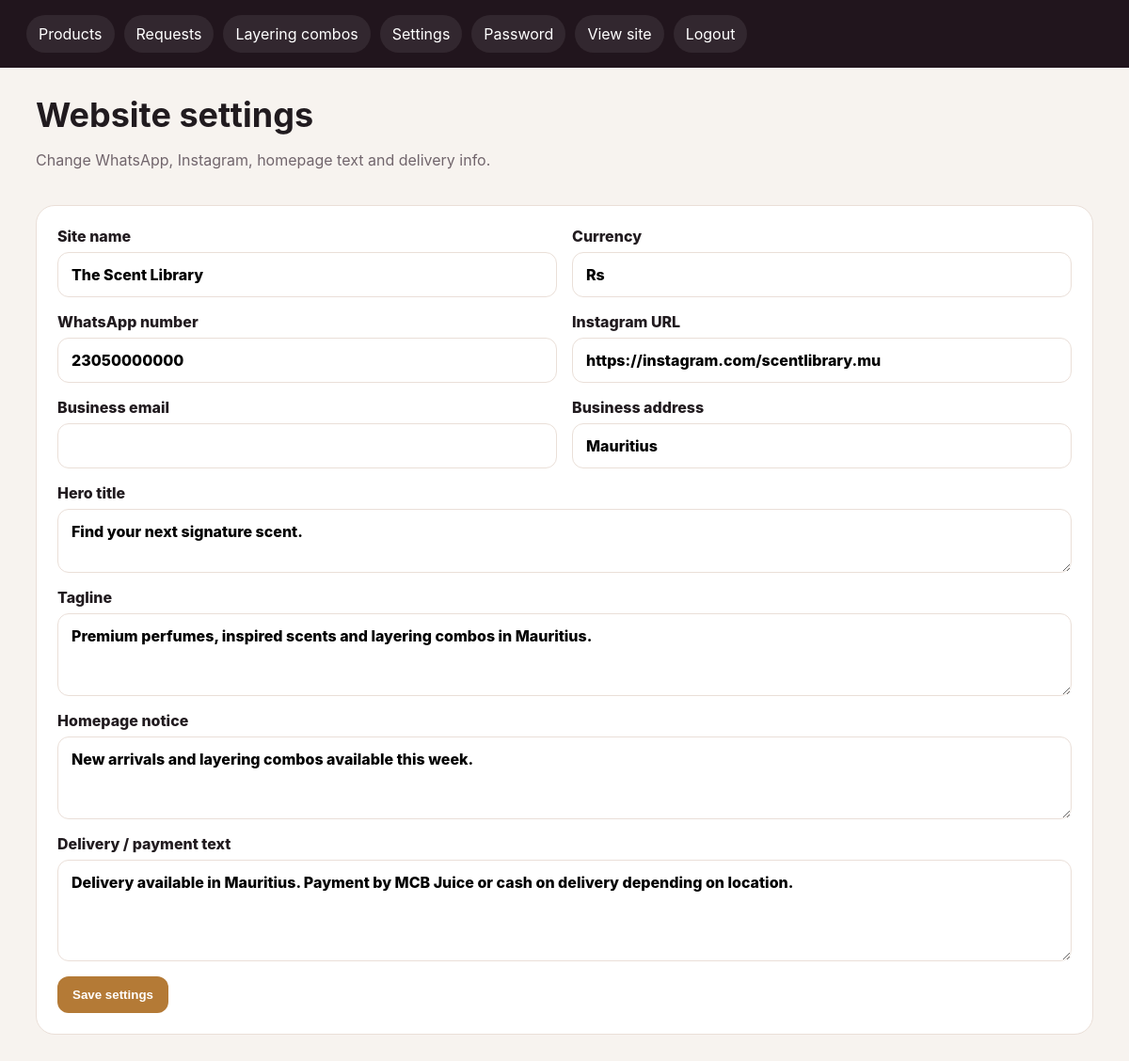
The app's page /admin/settings (signed in) with its own data.
### tables this page shows
CREATE TABLE settings (
            key TEXT PRIMARY KEY,
            value TEXT NOT NULL
        );

### app.py (the view, shortened to what this page needs)
@app.route("/admin/settings", methods=["GET", "POST"])
@login_required
def admin_settings():
    keys = [
        "site_name", "hero_title", "tagline", "whatsapp_number", "instagram_url",
        "currency", "business_email", "business_address", "delivery_text", "homepage_notice"
    ]
    settings = {row["key"]: row["value"] for row in get_db().execute("SELECT * FROM settings").fetchall()}
    return render_template("admin/settings.html", settings=settings)

### app.py (called while the page is built)
def get_db():
    if "db" not in g:
        g.db = sqlite3.connect(DB_PATH)
        g.db.row_factory = sqlite3.Row
    return g.db

def login_required(view):
    @wraps(view)
    def wrapped_view(*args, **kwargs):
        if not session.get("admin_id"):
            return redirect(url_for("admin_login", next=request.path))
        return view(*args, **kwargs)
    return wrapped_view

def setting(key, default=""):
    row = get_db().execute("SELECT value FROM settings WHERE key = ?", (key,)).fetchone()
    return row["value"] if row else default

@app.context_processor
def inject_globals():
    return {
        "site_name": setting("site_name", "The Scent Library"),
        "hero_title": setting("hero_title", "Find your next signature scent."),
        "tagline": setting("tagline", "Premium perfumes, inspired scents and layering combos in Mauritius."),
        "whatsapp_number": setting("whatsapp_number", "23050000000"),
        "instagram_url": setting("instagram_url", "https://instagram.com/scentlibrary.mu"),
        "currency": setting("currency", "Rs"),
        "business_email": setting("business_email", ""),
        "business_address": setting("business_address", "Mauritius"),
        "quote_plus": quote_plus,
        "slugify": slugify,
    }

### templates/admin/settings.html
{% extends "admin/base_admin.html" %}
{% block content %}
<div class="admin-header">
  <div><h1>Website settings</h1><p>Change WhatsApp, Instagram, homepage text and delivery info.</p></div>
</div>
<form class="form-grid" method="post">
  <label>Site name<input name="site_name" value="{{ settings.get('site_name','') }}"></label>
  <label>Currency<input name="currency" value="{{ settings.get('currency','Rs') }}"></label>
  <label>WhatsApp number<input name="whatsapp_number" value="{{ settings.get('whatsapp_number','') }}" placeholder="2305xxxxxxx"></label>
  <label>Instagram URL<input name="instagram_url" value="{{ settings.get('instagram_url','') }}"></label>
  <label>Business email<input name="business_email" value="{{ settings.get('business_email','') }}"></label>
  <label>Business address<input name="business_address" value="{{ settings.get('business_address','') }}"></label>
  <label class="wide">Hero title<textarea name="hero_title" rows="2">{{ settings.get('hero_title','') }}</textarea></label>
  <label class="wide">Tagline<textarea name="tagline" rows="3">{{ settings.get('tagline','') }}</textarea></label>
  <label class="wide">Homepage notice<textarea name="homepage_notice" rows="3">{{ settings.get('homepage_notice','') }}</textarea></label>
  <label class="wide">Delivery / payment text<textarea name="delivery_text" rows="4">{{ settings.get('delivery_text','') }}</textarea></label>
  <div class="wide"><button class="button" type="submit">Save settings</button></div>
</form>
{% endblock %}

### static/css/admin.css (style rules this page uses)
:root { --bg:#f7f3ef;--ink:#211b1f;--muted:#71656c;--card:#fff;--line:#eadfd8;--gold:#b47a36;--danger:#b42318;--ok:#12805c;--blue:#175cd3 }
* { box-sizing:border-box }
body { margin:0;font-family:Inter,Segoe UI,Arial,sans-serif;background:var(--bg);color:var(--ink) }
.admin-header { display:flex;justify-content:space-between;gap:20px;align-items:center;margin-bottom:22px }
.admin-header h1 { font-size:36px;margin:0 }
.admin-header p { color:var(--muted) }
.button,button { border:0;background:var(--gold);color:#fff;border-radius:12px;padding:12px 16px;font-weight:800;text-decoration:none;cursor:pointer;display:inline-flex;align-items:center;justify-content:center }
.form-grid { display:grid;grid-template-columns:1fr 1fr;gap:16px;background:#fff;border:1px solid var(--line);padding:22px;border-radius:20px }
label { display:grid;gap:7px;font-weight:800 }
input,select,textarea { padding:13px 14px;border:1px solid var(--line);border-radius:12px;font:inherit;background:#fff }
textarea { resize:vertical }
.wide { grid-column:1/-1 }

### records on screen
settings: site_name "The Scent Library"
settings: currency "Rs"
settings: whatsapp_number "23050000000"
settings: instagram_url "https://instagram.com/scentlibrary.mu"
settings: business_address "Mauritius"
settings: hero_title "Find your next signature scent."
settings: tagline "Premium perfumes, inspired scents and layering combos in Mauritius."
settings: homepage_notice "New arrivals and layering combos available this week."
settings: delivery_text "Delivery available in Mauritius. Payment by MCB Juice or cash on delivery depending on location."
